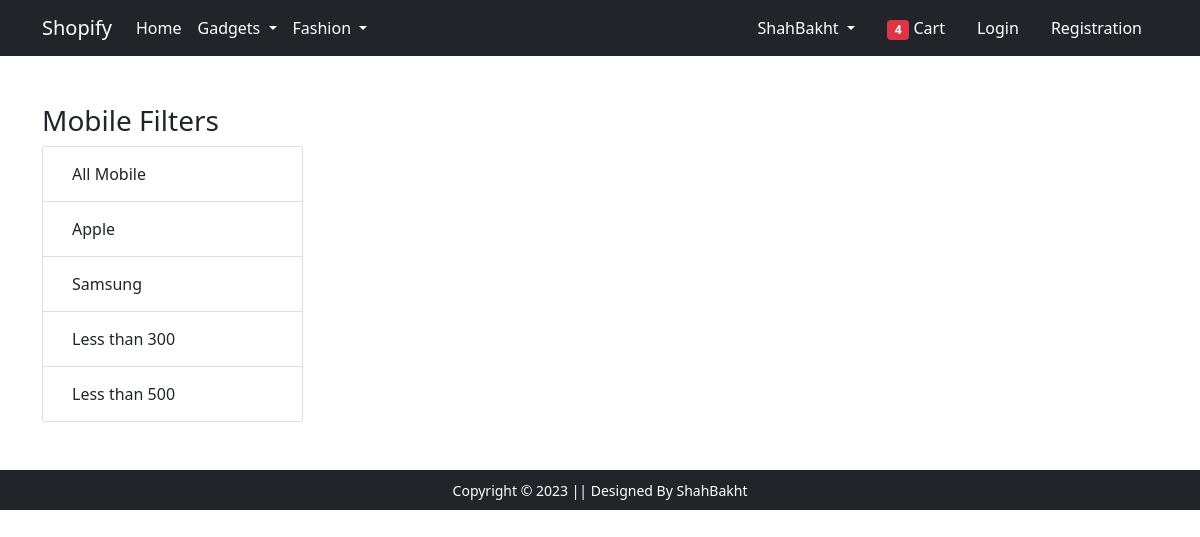
Before: /category/mobile/samsung with the older database file.
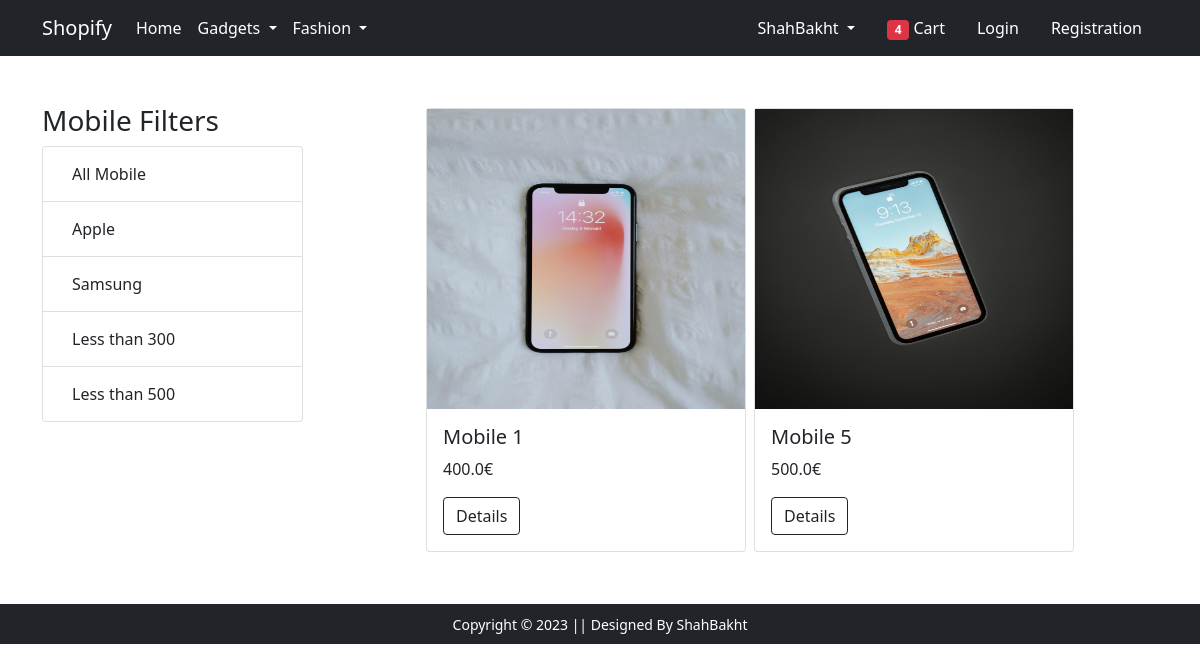
After: the same page with the newer database file.
### main/models.py (models this page shows, shortened)
class Product(models.Model):
  title = models.CharField(max_length=100)
  description = models.TextField()
  selling_price = models.FloatField()
  discounted_price = models.FloatField()
  brand = models.CharField(max_length=100)
  category = models.CharField(choices=CATEGORIES, max_length=50)
  product_image = models.ImageField(upload_to='products_images')

### main/views.py (the view)
# urls.py: path('category/mobile', views.mobile_category, {'data': None}, name="mobile_category_index"),
def mobile_category(request, data=None):
  mobiles = Product.objects.filter(category='Mobile')
  if data == 'apple' or data == 'samsung':
    mobiles = mobiles.filter(brand=data)
  elif data == 'less_than_300':
    mobiles = mobiles.filter(selling_price__lte=300)
  elif data == 'less_than_500':
    mobiles = mobiles.filter(selling_price__lte=500)
  template_name = 'main/mobile_category.html'
  context = {'mobiles': mobiles}
  return render(request, template_name, context)

### main/templates/main/mobile_category.html (shortened to what this page needs)
{% extends 'main/base.html' %}
{% load static %}
{% block main-content %}
<div class="container my-5">
 <div class="row">
  <div class="col-sm-3">
   <h3>Mobile Filters</h3>
   <ul class="list-group">
    <li class="list-group-item"><a href="{% url 'mobile_category_index' %}" class="btn">All Mobile</a></li>
    <li class="list-group-item"><a href="{% url 'mobile_category' 'apple' %}" class="btn">Apple</a></li>
    <li class="list-group-item"><a href="{% url 'mobile_category' 'samsung' %}" class="btn">Samsung</a></li>
    <li class="list-group-item"><a href="{% url 'mobile_category' 'less_than_300' %}" class="btn">Less than 300</a></li>
    <li class="list-group-item"><a href="{% url 'mobile_category' 'less_than_500' %}" class="btn">Less than 500</a></li>
  </ul>
  </div>
  <div class="col-sm-8 offset-sm-1 d-flex flex-wrap">
    {% if mobiles %}
      {% for mobile in mobiles %}
        <div class="card mx-1 my-1" style="width: 20rem;">
          <img src="{{ mobile.product_image.url }}" alt="Card image cap" width="100%" height="300px">
          <div class="card-body">
            <h5 class="card-title">{{ mobile.title }}</h5>
            <p class="card-text">{{ mobile.selling_price }}€</p>
            <a href="{% url 'product_detail' mobile.id %}" class="btn btn-outline-dark">Details</a>
          </div>
        </div>
      {% endfor %}
    {% endif %}
  </div>
 </div>
</div>
{% endblock main-content %}

### main/templates/main/base.html (shortened to what this page needs)
<!doctype html>
{% load static %}
<html lang="en">
  <head>
    <link href="https://cdn.jsdelivr.net/npm/bootstrap@5.0.0-beta1/dist/css/bootstrap.min.css" rel="stylesheet">
    <link rel="stylesheet" href="{% static 'main/css/owl.carousel.min.css' %}">
    <link rel="stylesheet" href="{% static 'main/css/all.min.css' %}">
    <link rel="stylesheet" href="{% static 'main/css/style.css' %}">
  </head>
  <body>
    <nav class="navbar navbar-expand-lg navbar-dark bg-dark">
     <div class="container">
       <a class="navbar-brand" href="/">Shopify</a>
       <div class="collapse navbar-collapse" id="navbarSupportedContent">
         <ul class="navbar-nav me-auto mb-2 mb-lg-0">
           <li class="nav-item">
             <a class="nav-link active" aria-current="page" href="/">Home</a>
           </li>
           <li class="nav-item dropdown">
             <a class="nav-link dropdown-toggle text-white" href="#" id="electronicsDropdown" role="button" data-bs-toggle="dropdown" aria-expanded="false">
               Gadgets
             </a>
           </li>
           <li class="nav-item dropdown">
             <a class="nav-link dropdown-toggle text-white" href="#" id="fashionDropdown" role="button" data-bs-toggle="dropdown" aria-expanded="false">
               Fashion
             </a>
           </li>
         </ul>
         <div>
          <ul class="navbar-nav me-auto mb-2 mb-lg-0">
           <li class="nav-item dropdown mx-2">
              <a class="nav-link dropdown-toggle text-white" href="#" id="profileDropdown" role="button" data-bs-toggle="dropdown" aria-expanded="false">
                ShahBakht
              </a>
            </li>
            <li class="nav-item mx-2">
             <a href="{% url 'add_to_cart' %}" class="nav-link text-white"><span class="badge bg-danger">4</span> Cart </a>
            </li>
            <li class="nav-item mx-2">
             <a href="{% url 'login' %}" class="nav-link text-white">Login</a>
            </li>
            <li class="nav-item mx-2">
             <a href="{% url 'registration' %}" class="nav-link text-white">Registration</a>
            </li>
          </ul>
         </div>
       </div>
     </div>
    </nav>
    {% block main-content %} {% endblock main-content %}
    <footer class="container-fluid bg-dark text-center p-2 mt-5">
        <small class="text-white">Copyright &copy; 2023 || Designed By ShahBakht</small>
    </footer>
  </body>
</html>

Changed rows visible on the page:
now on this page (row edited): Product: product_image (picture), title "Mobile 1", selling_price "400.0"
now on this page (row edited): Product: product_image (picture), title "Mobile 5", selling_price "500.0"
